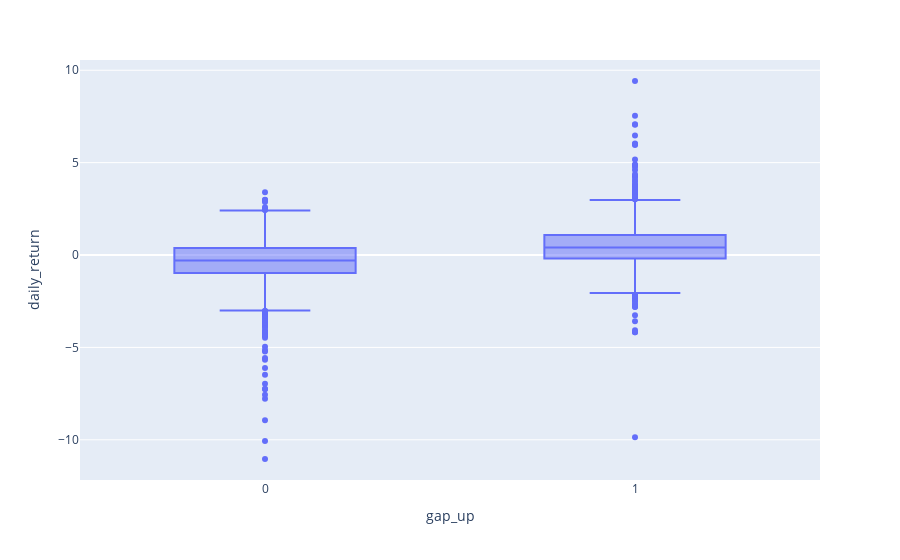

Notebook code cell kept with this figure:
### Code cell
qs.box(x='gap_up',y='daily_return',data=df)

### Figure 1 — Plotly figure (JSON) as saved in the notebook; plotly's stock layout.template omitted (floating-point values rounded to 4 significant figures; data arrays with more than 128 entries replaced by an {"elided": "..."} marker saying what was removed)
{"data": [{"alignmentgroup": "True", "hovertemplate": "gap_up=%{x}<br>daily_return=%{y}<extra></extra>", "legendgroup": "", "marker": {"color": "#636efa"}, "name": "", "notched": false, "offsetgroup": "", "orientation": "v", "showlegend": false, "type": "box", "x": {"elided": "2397 int values"}, "x0": " ", "xaxis": "x", "y": {"elided": "2397 float values"}, "y0": " ", "yaxis": "y"}], "layout": {"boxmode": "group", "legend": {"tracegroupgap": 0}, "margin": {"t": 60}, "showlegend": false, "title": {"x": 0.5, "xanchor": "center", "y": 0.9, "yanchor": "top"}, "xaxis": {"anchor": "y", "domain": [0, 1], "title": {"text": "gap_up"}}, "yaxis": {"anchor": "x", "domain": [0, 1], "title": {"text": "daily_return"}}}}
